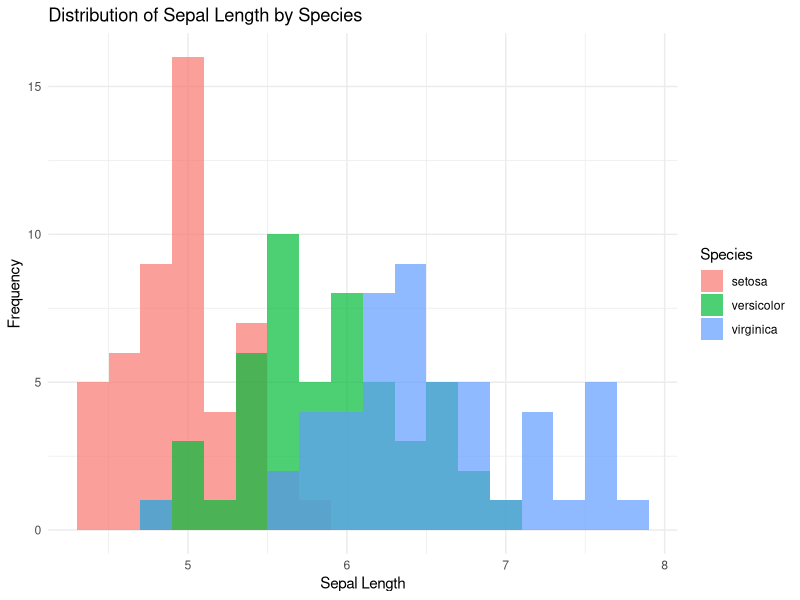
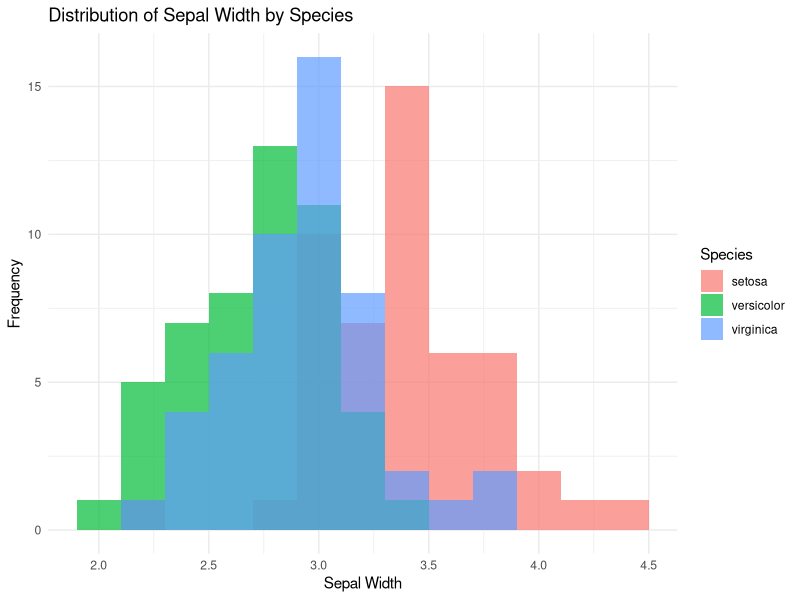
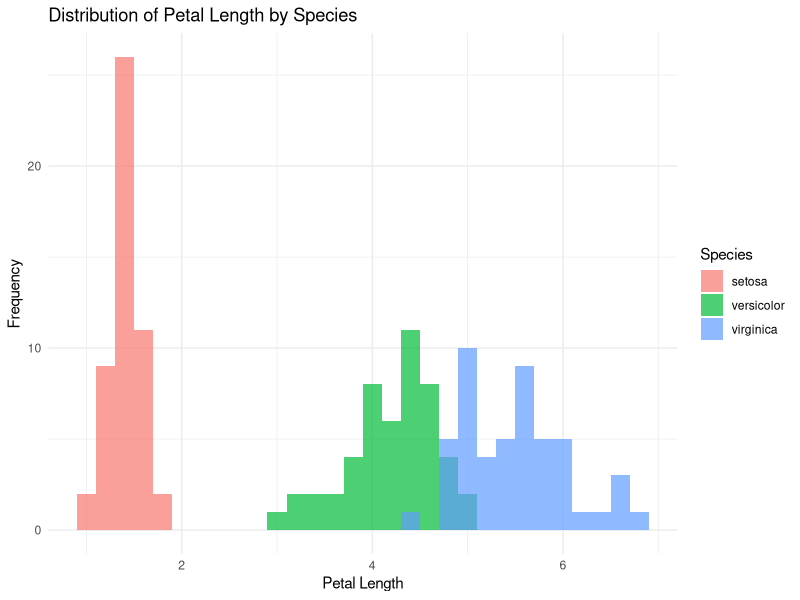
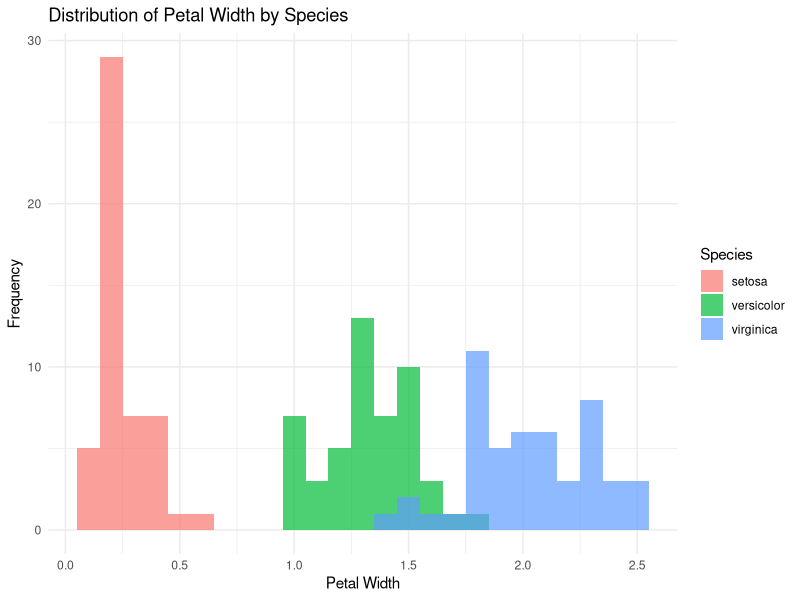
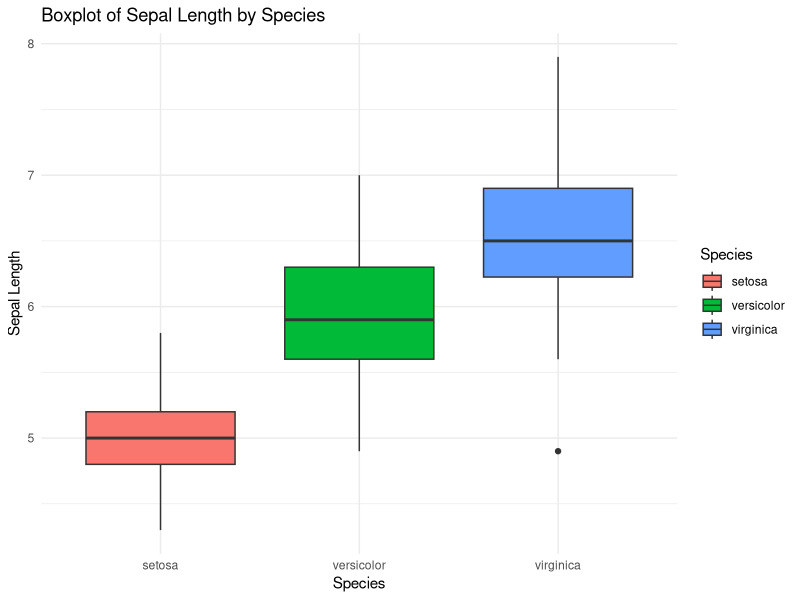
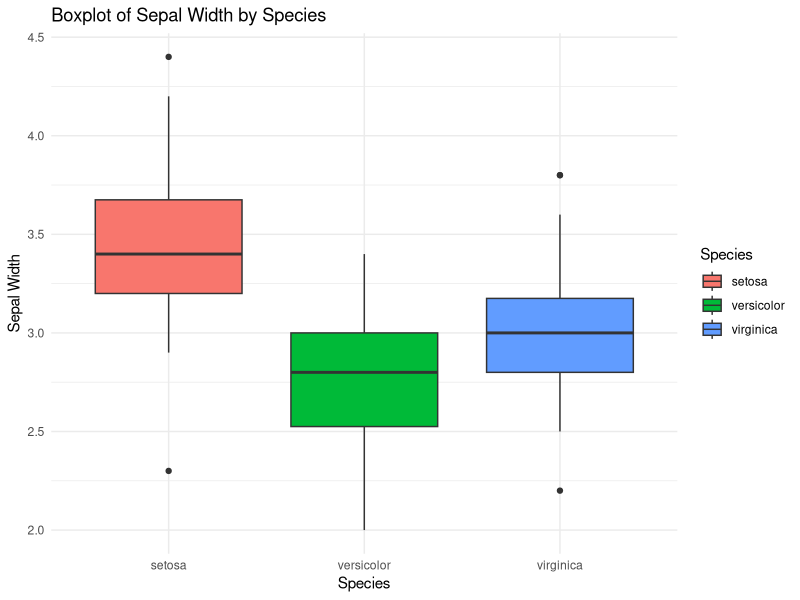
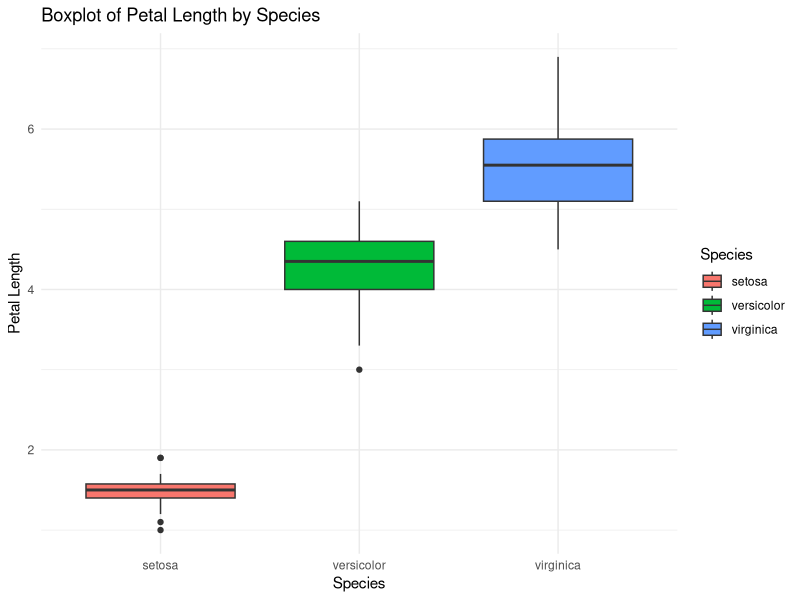
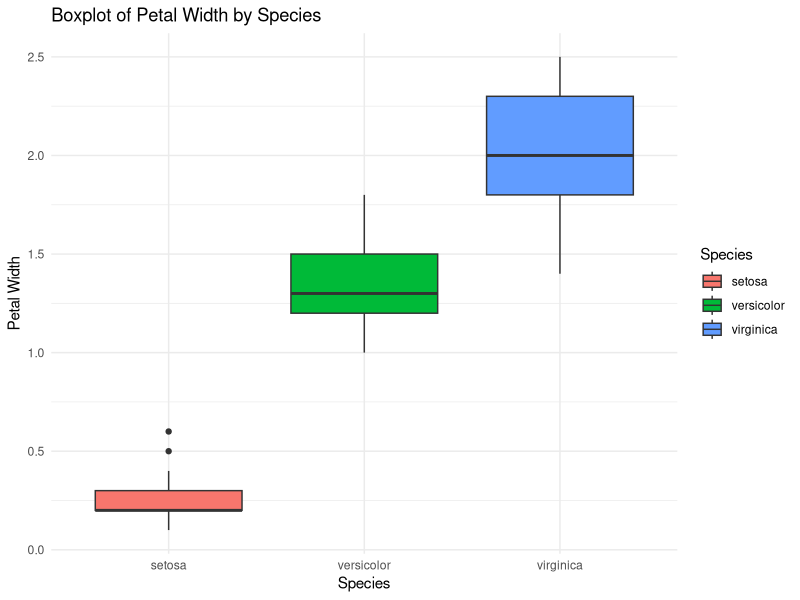

These figures' R source, in order:
# Load necessary libraries
library(ggplot2)
library(dplyr)

# Load the Iris dataset
data(iris)

# 1. Descriptive Statistics
summary_stats <- iris %>%
  group_by(Species) %>%
  summarise(
    Sepal.Length_Mean = mean(Sepal.Length),
    Sepal.Length_SD = sd(Sepal.Length),
    Sepal.Width_Mean = mean(Sepal.Width),
    Sepal.Width_SD = sd(Sepal.Width),
    Petal.Length_Mean = mean(Petal.Length),
    Petal.Length_SD = sd(Petal.Length),
    Petal.Width_Mean = mean(Petal.Width),
    Petal.Width_SD = sd(Petal.Width)
  )

# Display descriptive statistics
print(summary_stats)

# 2. Histograms of the numeric variables by species
ggplot(iris, aes(x = Sepal.Length, fill = Species)) +
  geom_histogram(binwidth = 0.2, alpha = 0.7, position = 'identity') +
  labs(title = "Distribution of Sepal Length by Species", x = "Sepal Length", y = "Frequency") +
  theme_minimal()

ggplot(iris, aes(x = Sepal.Width, fill = Species)) +
  geom_histogram(binwidth = 0.2, alpha = 0.7, position = 'identity') +
  labs(title = "Distribution of Sepal Width by Species", x = "Sepal Width", y = "Frequency") +
  theme_minimal()

ggplot(iris, aes(x = Petal.Length, fill = Species)) +
  geom_histogram(binwidth = 0.2, alpha = 0.7, position = 'identity') +
  labs(title = "Distribution of Petal Length by Species", x = "Petal Length", y = "Frequency") +
  theme_minimal()

ggplot(iris, aes(x = Petal.Width, fill = Species)) +
  geom_histogram(binwidth = 0.1, alpha = 0.7, position = 'identity') +
  labs(title = "Distribution of Petal Width by Species", x = "Petal Width", y = "Frequency") +
  theme_minimal()

# 3. Boxplots for visualizing spread and outliers
ggplot(iris, aes(x = Species, y = Sepal.Length, fill = Species)) +
  geom_boxplot() +
  labs(title = "Boxplot of Sepal Length by Species", x = "Species", y = "Sepal Length") +
  theme_minimal()

ggplot(iris, aes(x = Species, y = Sepal.Width, fill = Species)) +
  geom_boxplot() +
  labs(title = "Boxplot of Sepal Width by Species", x = "Species", y = "Sepal Width") +
  theme_minimal()

ggplot(iris, aes(x = Species, y = Petal.Length, fill = Species)) +
  geom_boxplot() +
  labs(title = "Boxplot of Petal Length by Species", x = "Species", y = "Petal Length") +
  theme_minimal()

ggplot(iris, aes(x = Species, y = Petal.Width, fill = Species)) +
  geom_boxplot() +
  labs(title = "Boxplot of Petal Width by Species", x = "Species", y = "Petal Width") +
  theme_minimal()

# 4. Density Plots for better visual understanding
ggplot(iris, aes(x = Sepal.Length, fill = Species)) +
  geom_density(alpha = 0.5) +
  labs(title = "Density Plot of Sepal Length by Species", x = "Sepal Length", y = "Density") +
  theme_minimal()

ggplot(iris, aes(x = Sepal.Width, fill = Species)) +
  geom_density(alpha = 0.5) +
  labs(title = "Density Plot of Sepal Width by Species", x = "Sepal Width", y = "Density") +
  theme_minimal()

ggplot(iris, aes(x = Petal.Length, fill = Species)) +
  geom_density(alpha = 0.5) +
  labs(title = "Density Plot of Petal Length by Species", x = "Petal Length", y = "Density") +
  theme_minimal()

ggplot(iris, aes(x = Petal.Width, fill = Species)) +
  geom_density(alpha = 0.5) +
  labs(title = "Density Plot of Petal Width by Species", x = "Petal Width", y = "Density") +
  theme_minimal()

# 5. Skewness and Kurtosis for the distributions
library(e1071)

# Skewness and kurtosis
skewness_data <- sapply(iris[, 1:4], skewness)
kurtosis_data <- sapply(iris[, 1:4], kurtosis)

print("Skewness of each variable:")
print(skewness_data)

print("Kurtosis of each variable:")
print(kurtosis_data)



1+1
